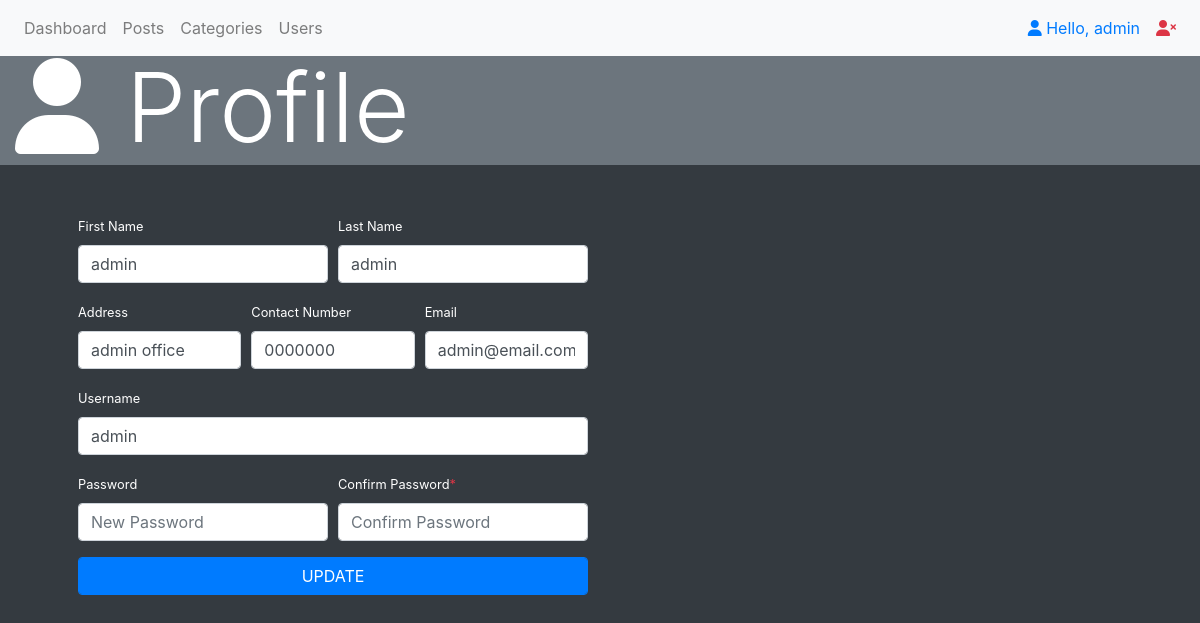
Page /profile.php (signed in) on the committed database.
### tables this page shows
CREATE TABLE `users` (
  `user_id` int(11) NOT NULL,
  `first_name` varchar(45) NOT NULL,
  `last_name` varchar(45) NOT NULL,
  `address` varchar(45) NOT NULL,
  `contact_number` varchar(11) NOT NULL,
  `email` varchar(45) NOT NULL,
  `account_id` int(11) NOT NULL
);

CREATE TABLE `accounts` (
  `account_id` int(11) NOT NULL,
  `username` varchar(50) NOT NULL,
  `password` varchar(50) NOT NULL,
  `status` varchar(1) NOT NULL DEFAULT 'U'
);

### functions/profileFunctions.php (called while the page is built, shortened)
<?php
    function displayProfile($profile_id){
        $conn = db_connect();
        $sql = "SELECT * FROM accounts INNER JOIN users ON accounts.account_id = users.account_id WHERE users.user_id = '$profile_id'";
        $result = $conn->query($sql);
        if($result->num_rows == 1){
           return $result->fetch_assoc();
        }else{
            echo "No User Found".$conn->error;
        }
    }
?>

### profile.php (the view, shortened to what this page needs)
<?php
    include "functions/profileFunctions.php";
    $profile_id = $_SESSION['login_id'];
?>
<!DOCTYPE html>
<html lang="en">
<head>
    <link rel="stylesheet" href="https://stackpath.bootstrapcdn.com/bootstrap/4.3.1/css/bootstrap.min.css"
>
</head>
<body class="bg-dark">
    <nav class="navbar navbar-expand-lg navbar-light bg-light fixed-top justify-content-between">
        <ul class="nav navbar-nav">
            <li class="nav-item">
                <a href="dashboard.php" class="nav-link">Dashboard</a>
            </li>
            <li class="nav-item">
                <a href="postsPage.php" class="nav-link">Posts</a>
            </li>
            <li class="nav-item">
                <a href="categoriesPage.php" class="nav-link">Categories</a>
            </li>
            <li class="nav-item">
                <a href="usersPage.php" class="nav-link">Users</a>
            </li>
        </ul>
        <ul class="navbar-nav justify-content-end">
            <li class="nav-item active">
                <a href="profile.php" class="nav-link text-primary"><i class="fas fa-user"></i> Hello,
                    <?php echo $_SESSION['first_name'];?>
                </a>
            </li>
            <li class="nav-item">
                <a href="logout.php" class="nav-link text-danger" style="opacity: 1;"><i
                        class="fas fa-user-times"></i></a>
            </li>
        </ul>
    </nav>
    <div class="container-fluid bg-secondary text-white" style="margin-top:50px;">
        <h2 class="display-1"><i class="fas fa-user"></i> Profile</h2>
    </div>
    <div class="container ml-5 mt-5">
        <?php
            $profile_details = displayProfile($profile_id);
        ?>
        <div class="row">
            <div class="col-md-6">
                <div class="container">
                <form action="" method="post">
                    <div class="form-row">
                        <div class="form-group col-md-6">
                            <label for="new_first_name" class="text-white"><small>First Name</small></label>
                            <input type="text" name="new_first_name" class="form-control" value="<?php echo $profile_details['first_name']?>" placeholder="First Name">
                        </div>
                        <div class="form-group col-md-6">
                            <label for="new_last_name" class="text-white"><small>Last Name</small></label>
                            <input type="text" name="new_last_name" value="<?php echo $profile_details['last_name']?>" class="form-control" placeholder="Last Name">
                        </div>
                    </div>
                    <div class="form-row">
                        <div class="form-group col-md-4">
                            <label for="new_address" class="text-white"><small>Address</small></label>
                            <input type="text" name="new_address" value="<?php echo $profile_details['address']?>" class="form-control" placeholder="Address">
                        </div>
                        <div class="form-group col-md-4">
                            <label for="new_contact_number" class="text-white"><small>Contact Number</small></label>
                            <input type="number" name="new_contact_number" value="<?php echo $profile_details['contact_number']?>" class="form-control" placeholder="Contact Number">
                        </div>
                        <div class="form-group col-md-4">
                            <label for="new_email" class="text-white"><small>Email</small></label>
                            <input type="email" name="new_email" value="<?php echo $profile_details['email']?>" class="form-control" placeholder="Email">
                        </div>
                    </div>
                    <div class="form-row">
                        <div class="form-group col-md-12">
                            <label for="new_username" class="text-white"><small>Username</small></label>
                            <input type="text" name="new_username" value="<?php echo $profile_details['username']?>"  class="form-control" placeholder="Username">
                        </div>
                    </div>
                    <div class="form-row">
                        <div class="form-group col-md-6">
                            <label for="new_password" class="text-white"><small>Password</small></label>
                            <input type="password" name="new_password" class="form-control" placeholder="New Password">
                        </div>
                        <div class="form-group col-md-6">
                            <label for="confirm_password" class="text-white"><small>Confirm Password<span class='text-danger'>*</span></small></label>
                            <input type="password" name="confirm_password" class="form-control" placeholder="Confirm Password">
                        </div>
                    </div>
                    <button type="button" class="btn btn-primary form-control" data-toggle="modal" data-target="#confirmPassword">UPDATE</button>
                </div>
            </div>
        </div>
    </div>
</body>
</html>

### rows in the picture
users: new_first_name "admin", new_last_name "admin", new_address "admin office", new_contact_number "0000000", new_email "admin@email.com", new_username "admin"

### other values in the picture
$_SESSION['first_name'] "admin"
